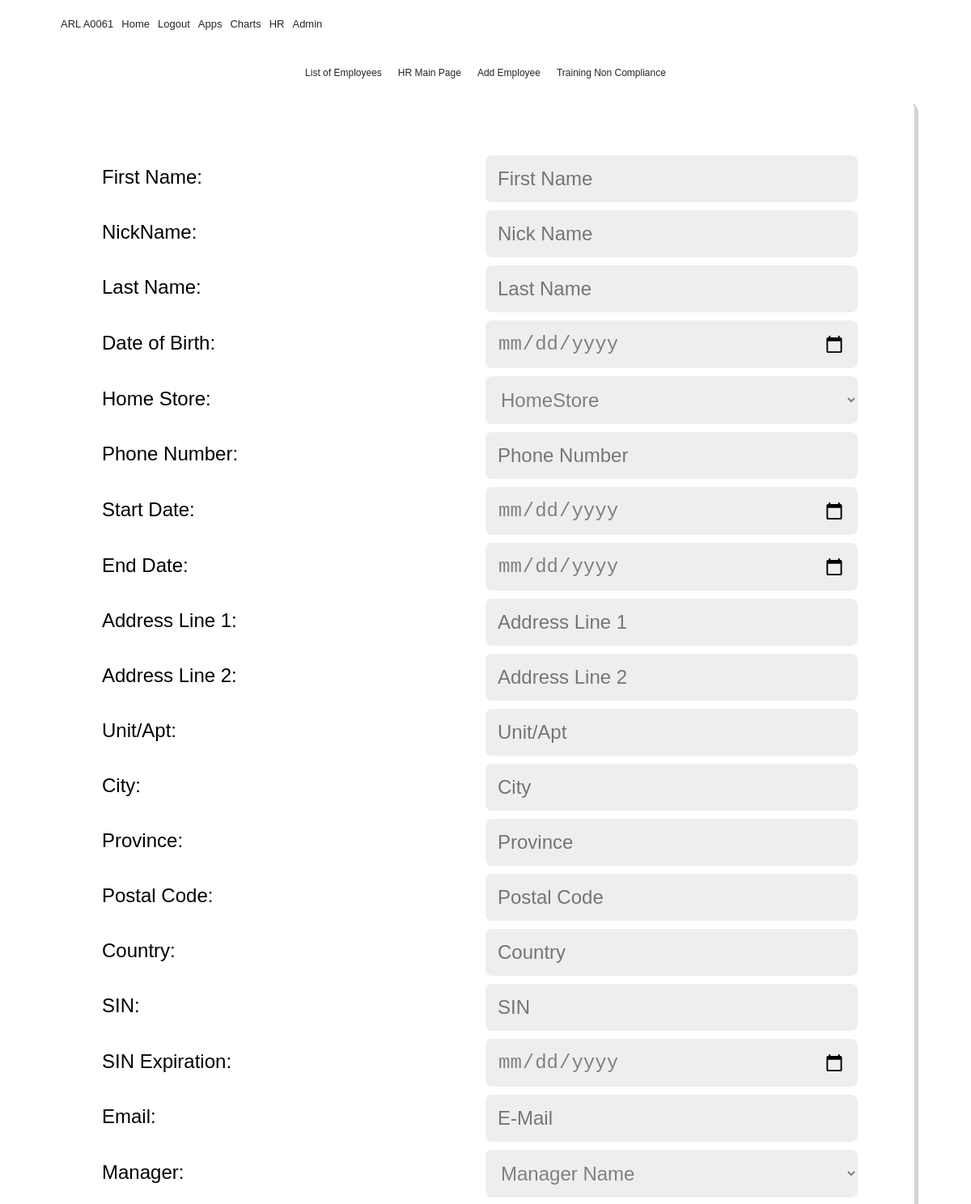
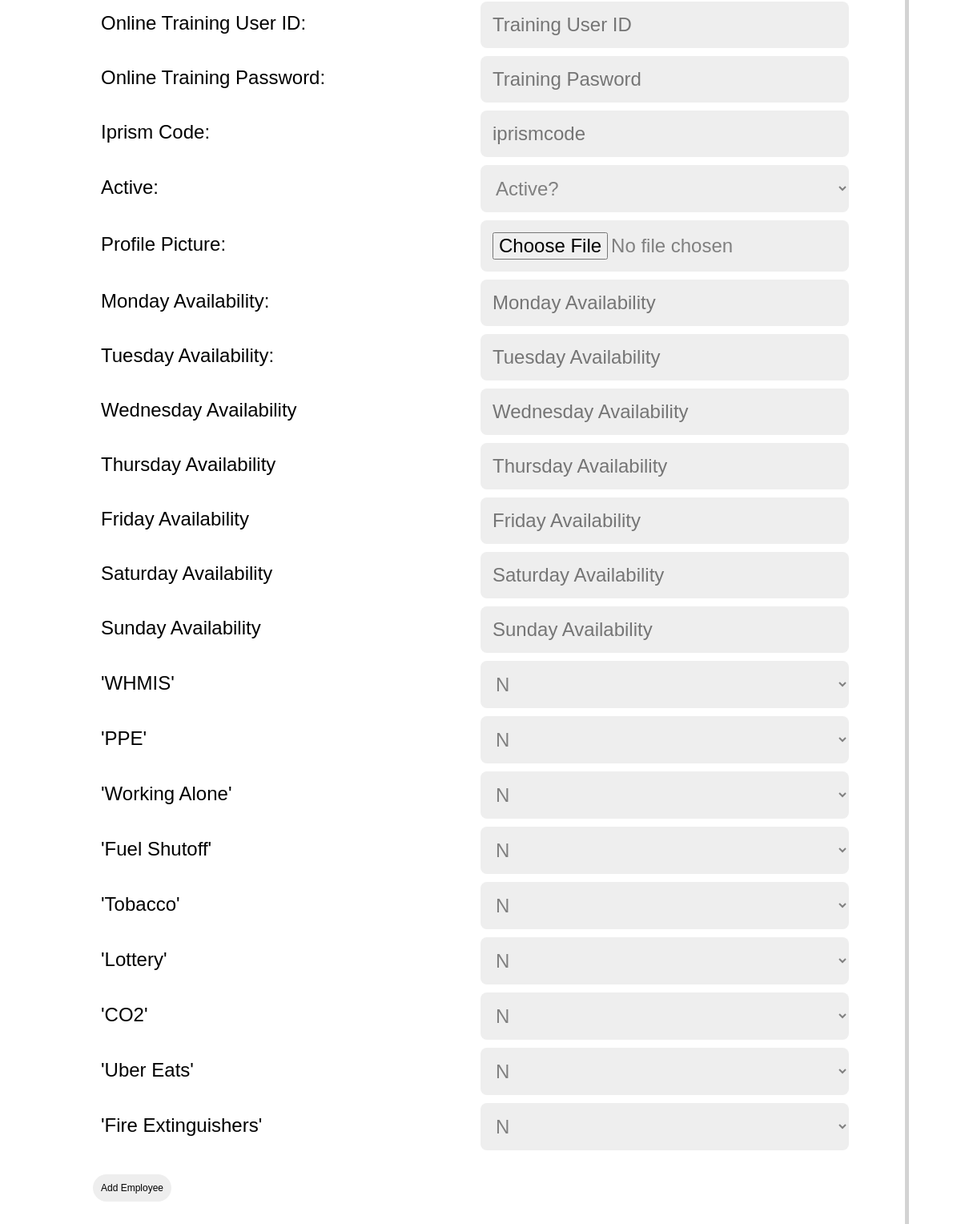
Screenshot of /addemployee (signed in) with the database file from the repository (2 pictures, top to bottom).
### flaskblog/__init__.py (models this page shows)
class Course(db.Model):
    id = db.Column(db.Integer(), primary_key=True)
    name = db.Column(db.String(100), nullable=False)
    def __str__(self):
        return '%r' % (self.name)

### flaskblog/routes.py (the view, shortened to what this page needs)
@app.route("/addemployee", methods=['GET', 'POST'])
@login_required
def addemployee():
    form = EmployeeForm()
    course = Course.query.all()
    return render_template('employee.html', title='Employee Information', form=form, course=course)

### flaskblog/templates/employee.html (shortened to what this page needs)
{% extends "layout.html" %}
{% block content%}
        <nav class="app-nav">
                  <ul class = "app-menu">
                        <ul>
                              <li> <a href="hrlist">List of Employees</a></li>
                        </ul>
                        <ul>
                              <li> <a href="hrhome">HR Main Page</a></li>
                        </ul>
                        <ul>
                              <li> <a href="hr">Add Employee</a></li>
                        </ul>
                        <ul>
                              <li> <a href="trainingcompliance">Training Non Compliance</a></li>
                        </ul>
                  </ul>
            </nav>
    <div   class="form-container">
    <form method = "POST" action  = "" enctype="multipart/form-data" class = "form-hrinfo">
        <div> <img class="gsaupdateimage" src="{{ image_file }}">
        </div>
        <div  class="formtitle" >{{"First Name:"}}</div>
        <div> {{form.firstname(class = "form", placeholder="First Name")}}
        </div>
        <div  class="formtitle" >{{"NickName:"}}</div>
        <div> {{form.nickname(class = "form", placeholder="Nick Name")}}
        </div>
        <div  class="formtitle" >{{"Last Name:"}}</div>
        <div> {{form.lastname(class = "form" ,placeholder="Last Name")}}
        </div>
        <div  class="formtitle" >{{"Date of Birth:"}}</div>
        <div> {{form.dob(class = "form" ,placeholder="Date of Birth")}} </div>
        <div  class="formtitle" >{{"Home Store:"}}</div>
        <div> {{form.store(class = "form", placeholder="Home Store")}}
        </div>
        <div  class="formtitle" >{{"Phone Number:"}}</div>
        <div> {{form.mobilephone(class = "form" ,placeholder="Phone Number")}}
        </div>
        <div  class="formtitle" >{{"Start Date:"}}</div>
        <div> {{form.Startdate(class = "form" ,placeholder="Start Date")}} </div>
        <div  class="formtitle" >{{"End Date:"}}</div>
        <div> {{form.Enddate(class = "form" ,placeholder="End Date")}} </div>
        <div  class="formtitle" >{{"Address Line 1:"}}</div>
        <div> {{form.addressone(class = "form" ,placeholder="Address Line 1")}}  </div>
        <div  class="formtitle" >{{"Address Line 2:"}}</div>
        <div> {{form.addresstwo(class = "form" ,placeholder="Address Line 2")}} </div>
        <div  class="formtitle" >{{"Unit/Apt:"}}</div>
        <div> {{form.apt(class = "form" ,placeholder="Unit/Apt")}} </div>
        <div  class="formtitle" >{{"City:"}}</div>
        <div> {{form.city(class = "form" ,placeholder="City")}} </div>
        <div  class="formtitle" >{{"Province:"}}</div>
        <div> {{form.province(class = "form" ,placeholder="Province")}} </div>
        <div  class="formtitle" >{{"Postal Code:"}}</div>
        <div> {{form.postal(class = "form", placeholder="Postal Code")}} </div>
        <div  class="formtitle" >{{"Country:"}}</div>
        <div> {{form.country(class = "form" ,placeholder="Country")}} </div>
        <div  class="formtitle" >{{"SIN:"}}</div>
        <div> {{form.SIN(class = "form", placeholder="SIN")}}
        </div>
         <div  class="formtitle" >{{"SIN Expiration:"}}</div>
         <div> {{form.sinexpire(class = "form", placeholder="SIN Expiration")}}
        </div>
        <div  class="formtitle" >{{"Email:"}}</div>
        <div> {{form.email(class = "form", placeholder="E-Mail")}}
        </div>
        <div  class="formtitle" >{{"Manager:"}}</div>
        <div> {{form.manager(class = "form", placeholder="Manager")}}
        </div>
        <div  class="formtitle" >{{"Online Training User ID:"}}</div>
        <div>{{form.trainingid(class = "form", placeholder="Training User ID")}}
        </div>
        <div  class="formtitle" >{{"Online Training Password:"}}</div>
        <div>{{form.trainingpassword(class = "form", placeholder="Training Pasword")}}
        </div>
        <div  class="formtitle" >{{"Iprism Code:"}}</div>
        <div>{{form.iprismcode(class = "form", placeholder="iprismcode")}}
        </div>
        <div  class="formtitle" >{{"Active:"}}</div>
        <div> {{form.active(class = "form", placeholder="Active")}}
        </div>
         <div  class="formtitle" >{{"Profile Picture:"}}</div>
         <div>  {{ form.hrpicture(class = "form")}}
        </div>
        <div  class="formtitle" >{{"Monday Availability:"}}</div>
        <div> {{form.monavail(class = "form", placeholder="Monday Availability")}}
        </div>
        <div  class="formtitle" >{{"Tuesday Availability:"}}</div>
        <div> {{form.tueavail(class = "form", placeholder="Tuesday Availability")}}
        </div>
        <div  class="formtitle" >{{"Wednesday Availability"}}</div>
        <div> {{form.wedavail(class = "form", placeholder="Wednesday Availability")}}
        </div>
        <div  class="formtitle" >{{"Thursday Availability"}}</div>
        <div> {{form.thuavail(class = "form", placeholder="Thursday Availability")}}
        </div>
        <div  class="formtitle" >{{"Friday Availability"}}</div>
        <div> {{form.friavail(class = "form", placeholder="Friday Availability")}}
        </div>
        <div  class="formtitle" >{{"Saturday Availability"}}</div>
        <div> {{form.satavail(class = "form", placeholder="Saturday Availability")}}
        </div>
        <div  class="formtitle" >{{"Sunday Availability"}}</div>
        <div> {{form.sunavail(class = "form", placeholder="Sunday Availability")}}
        </div>
         {% for course in course %}
            <div class = "formtitle"> {{  course }}  </div>
             <select class="form"name = "completed">
                <option value = "n">N</option>
            </select>
            {% endfor %}
            <div>
            {{form.submit(class_="hrbutton")}}
            </div>
    </form>
</div>
{% endblock content %}

### flaskblog/static/main.css (style rules this page uses)
* { box-sizing: border-box; margin: 0; padding: 0; }
body { font-family: 'Seqoe UI', Verdana, Geneva, Tahoma, sans-serif; background: white; color: #000; font-size: 16px; line-height: 1.5; }
a { color: #262626; text-decoration: none; }
ul { list-style: none; }
.form-container { display: grid; position: center; padding-top: 30px; padding-bottom: 50px; margin-right: 20px; margin-left: 20px; height: 100%; box-shadow: 5px 5px lightgray; border-radius: 15px; }
.form-hrinfo { display: grid; grid-template-columns: repeat(2,1fr); margin: auto; justify-content: center; align-items: center; padding: 15px 15px 15px 15px; }
.form { background: #eee; color: grey; margin-bottom: 10px; border: none; width: 95%; padding: 15px 15px 15px 15px; border-radius: 8px; font-size: 24px; }
.formtitle { height: 10px; font-size: 24px; text-align: left; color: black; padding-bottom: 50px; padding-left: 10px; }
.hrbutton { align-items: center; border-radius: 20px; border: none; background: #eee; font-size: 12px; padding: 10px 10px; margin-top: 20px; }
.app-nav { display: flex; align-items: center; justify-content: space-between; height: 60px; padding: 20px 0; font-size: 12px; }
.app-nav ul { display: flex; }
.app-nav ul li { padding: 0 5px; }
.app-nav ul li a { padding-bottom: 5px; }
.app-menu { max-width: 700px; margin: 0 auto; padding:0 20px; display: flex; grid-template-columns: repeat(5, 1fr); grid-gap: 10px; align-items: flex-start; justify-content: center; text-align: center; }

### rows the page displays
Course: name "'WHMIS'"
Course: name "'PPE'"
Course: name "'Working Alone'"
Course: name "'Fuel Shutoff'"
Course: name "'Tobacco'"
Course: name "'Lottery'"
Course: name "'CO2'"
Course: name "'Uber Eats'"
Course: name "'Fire Extinguishers'"

### other values shown
{{ "First Name:" }} "First Name:"
{{ "NickName:" }} "NickName:"
{{ "Last Name:" }} "Last Name:"
{{ "Date of Birth:" }} "Date of Birth:"
{{ "Home Store:" }} "Home Store:"
{{ "Phone Number:" }} "Phone Number:"
{{ "Start Date:" }} "Start Date:"
{{ "End Date:" }} "End Date:"
{{ "Address Line 1:" }} "Address Line 1:"
{{ "Address Line 2:" }} "Address Line 2:"
{{ "Unit/Apt:" }} "Unit/Apt:"
{{ "City:" }} "City:"
{{ "Province:" }} "Province:"
{{ "Postal Code:" }} "Postal Code:"
{{ "Country:" }} "Country:"
